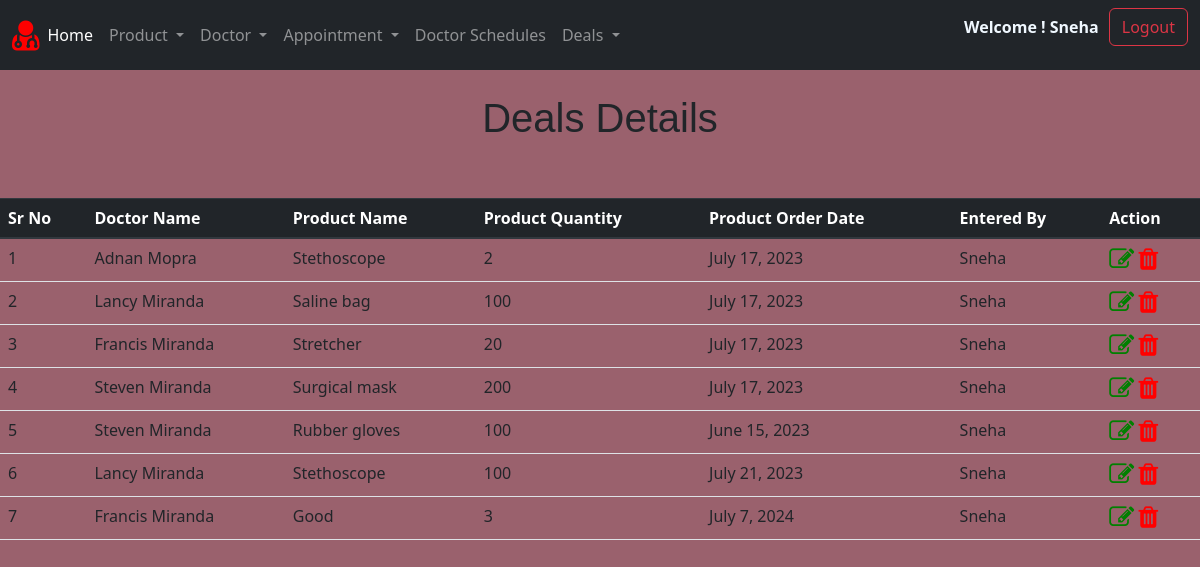
The app's page /view-deals (signed in) with its own data.
### CRMApp/models.py (models this page shows, shortened)
class DealDetails(models.Model):
    Doc_name = models.ForeignKey(Doctor,on_delete=models.CASCADE,null=True,blank=True)
    Prod_name = models.CharField(max_length=100)
    Quantity_Ordered = models.IntegerField(validators=[MinValueValidator(0)])
    Date_of_order = models.DateField(default=date.today())
    entered_by = models.ForeignKey(User,on_delete=models.CASCADE,null=True,blank=True)

class Doctor(models.Model):
    spec = (('Allergists/Immunologists','Allergists/Immunologists'),
            ('Anesthesiologists','Anesthesiologists'),
            ('Cardiologists','Cardiologists'),
            ('Colon and Rectal Surgeons','Colon and Rectal Surgeons'),
            ('Critical Care Medicine Specialists','Critical Care Medicine Specialists'),
            ('Dermatologists','Dermatologists'),
            ('Endocrinologists','Endocrinologists'),
            ('Family Physicians','Family Physicians'),
            ('Gastroenterologists','Gastroenterologists'),
            ('Gastroenterologists','Gastroenterologists'),
            ('Geriatric Medicine Specialists','Geriatric Medicine Specialists'),
            ('Hematologists','Hematologists'),
            ('Oncologists','Oncologists'),
            ('Ophthalmologists','Ophthalmologists'),
            ('Pathologists','Pathologists'),
            ('Pediatricians','Pediatricians'),
            ('Physiatrists','Physiatrists'),
            ('Plastic Surgeons','Plastic Surgeons'),
            ('Radiologists','Radiologists'),
            )
    doc_name = models.CharField(max_length=100)
    doc_spec = models.CharField(max_length=200,choices=spec)
    doc_contact = models.CharField(max_length=100)
    doc_location = models.CharField(max_length=100)
    entered_by = models.ForeignKey(User,on_delete=models.CASCADE,blank=True,null=True)
    def __str__(self):
        return str(self.doc_name)

### CRMApp/views.py (the view)
# urls.py: path('view-deals',views.view_deal,name='view-deals'),
def view_deal(request):
    user = request.user
    b = DealDetails.objects.filter(entered_by = user)
    d = {'objects':b}
    return render(request,"base/deal_details_display.html",d)

### templates/base/deal_details_display.html (shortened to what this page needs)
{% include 'base/CDN.html' %}
{% include 'base/header.html' %}
{% block content %}
<center>
<h1 style="font-family: 'Gill Sans', 'Gill Sans MT', Calibri, 'Trebuchet MS', sans-serif;">Deals Details</h1>
</center>
<table class="table table-hover">
    <thead class="thead-dark">
      <tr>
        <th scope="col">Sr No</th>
        <th scope="col">Doctor Name</th>
        <th scope="col">Product Name</th>
        <th scope="col">Product Quantity</th>
        <th scope="col">Product Order Date</th>
        <th scope="col">Entered By</th>
        <th scope="col">Action</th>
      </tr>
    </thead>
  <tbody>
    {% for i in objects %}
    <tr>
        <td>{{forloop.counter}}</td>
        <td>{{i.Doc_name}}</td>
        <td>{{i.Prod_name}}</td>
        <td>{{i.Quantity_Ordered}}</td>
        <td>{{i.Date_of_order}}</td>
        <td>{{i.entered_by}}</th>
        <td>
        <a href="{% url 'edit-deal' i.id%}" data-id="#" ><i class="fa fa-edit" aria-hidden="true" style="color: green; font-size: 25px;"></i></a>
        <a href="{% url 'delete-deal' i.id%}" data-id="{{i.id}}" onclick="return confirm('Do you want to delete this record?')"><i class="fa fa-trash" aria-hidden="true" style="color: red; font-size: 25px;"></i></a>
        </td>
    </tr>
    {% endfor %}
  </tbody>
</table>
{% endblock  %}

### templates/base/header.html (shortened to what this page needs)
{% block content %}
{% load static %}
<head>
  <link rel="stylesheet" href="https://cdnjs.cloudflare.com/ajax/libs/font-awesome/4.7.0/css/font-awesome.min.css">
  <link href="https://cdn.jsdelivr.net/npm/bootstrap@5.2.3/dist/css/bootstrap.min.css" rel="stylesheet">
  <link rel="stylesheet" href="{% static 'css/main.css'%}">
  <link rel="stylesheet" href="{% static 'media/MR.jpg'%}">
</head>
<body>
  <nav class="navbar navbar-expand-lg navbar-dark bg-dark">
    <div class="container-fluid">
      <i class="fa fa-user-md" aria-hidden="true" style="font-size: 35px; color: red;"></i>
      <div class="collapse navbar-collapse" id="navbarNavDropdown">
        <ul class="navbar-nav">
          <li class="nav-item">
            <a class="nav-link active" aria-current="page" href="{% url 'User-Dashboard'%}">Home</a>
          </li>
          <li class="dropdown">
            <a class="nav-item nav-link dropdown-toggle" data-toggle="dropdown">
              Product
            </a>
          </li>
          <li class="dropdown">
            <a class="nav-item nav-link dropdown-toggle" data-toggle="dropdown">
              Doctor
            </a>
          </li>
          <li class="dropdown">
            <a class="nav-item nav-link dropdown-toggle" data-toggle="dropdown">
              Appointment
            </a>
          </li>
          <li class="nav-item">
            <a class="nav-link" href="{% url 'schedule'%}">Doctor Schedules</a>
          </li>
          <li class="nav-item">
            <li class="dropdown">
              <a class="nav-item nav-link dropdown-toggle" data-toggle="dropdown">
                Deals
              </a>
            </li>
        </ul>
      </div>
      <p style="color: aliceblue; margin-right: 10px;"><strong>Welcome ! {{request.user}}</strong></p>
      <form class="d-flex" method="post" action="{% url 'logout' %}" >
        <button type="submit" class="btn btn-outline-danger">Logout</button>
      </form>
    </div>
  </nav>
</body>
  {% endblock  %}

### static/css/main.css (style rules this page uses)
body { background-color: #9A616D; }
a { color: white; text-decoration: none; outline: none; }

### records on screen
DealDetails: Doc_name "Adnan Mopra", Prod_name "Stethoscope", Quantity_Ordered "2", Date_of_order "July 17, 2023", entered_by "Sneha"
DealDetails: Doc_name "Lancy Miranda", Prod_name "Saline bag", Quantity_Ordered "100", Date_of_order "July 17, 2023", entered_by "Sneha"
DealDetails: Doc_name "Francis Miranda", Prod_name "Stretcher", Quantity_Ordered "20", Date_of_order "July 17, 2023", entered_by "Sneha"
DealDetails: Doc_name "Steven Miranda", Prod_name "Surgical mask", Quantity_Ordered "200", Date_of_order "July 17, 2023", entered_by "Sneha"
DealDetails: Doc_name "Steven Miranda", Prod_name "Rubber gloves", Quantity_Ordered "100", Date_of_order "June 15, 2023", entered_by "Sneha"
DealDetails: Doc_name "Lancy Miranda", Prod_name "Stethoscope", Quantity_Ordered "100", Date_of_order "July 21, 2023", entered_by "Sneha"
DealDetails: Doc_name "Francis Miranda", Prod_name "Good", Quantity_Ordered "3", Date_of_order "July 7, 2024", entered_by "Sneha"

### other values on screen
{{ request.user }} "Sneha"
